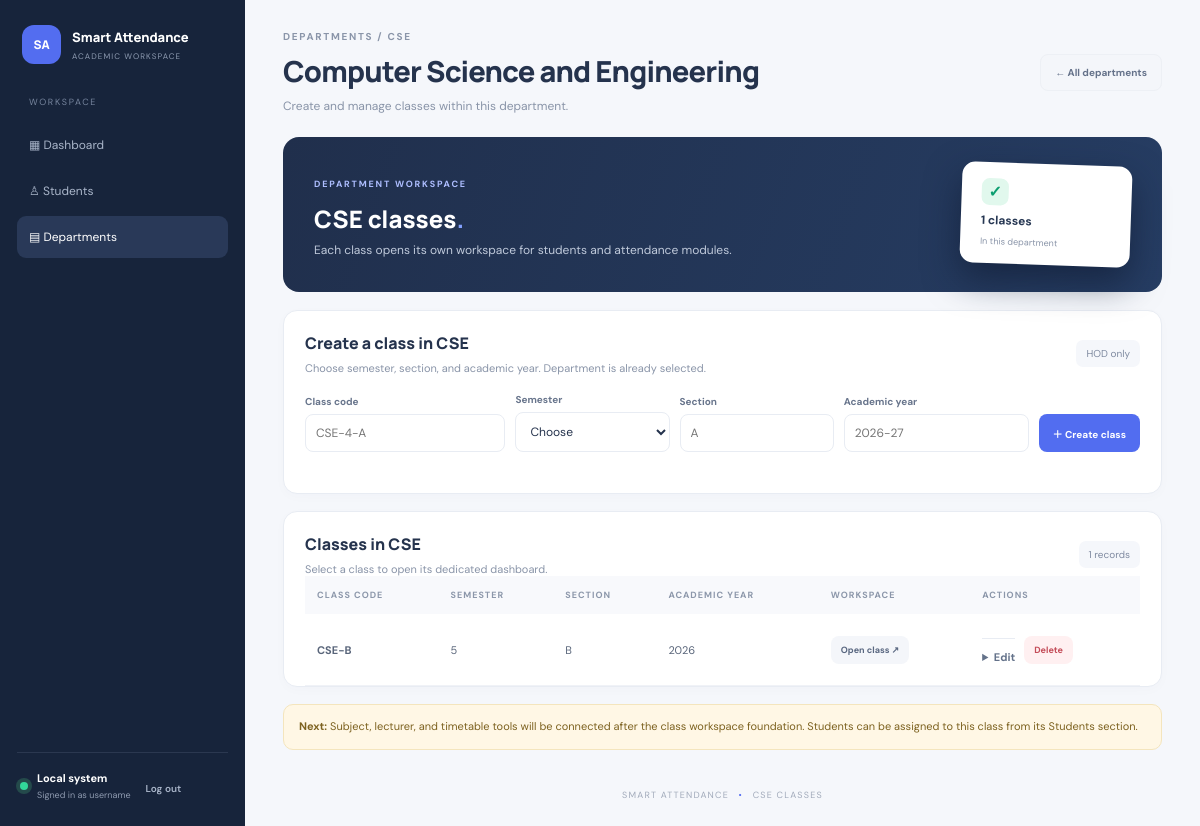
/departments/1/classes (signed in), run on the app's committed database.
### tables this page shows
CREATE TABLE users (
            id INTEGER PRIMARY KEY AUTOINCREMENT, username TEXT NOT NULL UNIQUE,
            password_hash TEXT NOT NULL, role TEXT NOT NULL CHECK(role IN ('hod','lecturer')),
            display_name TEXT NOT NULL, is_active INTEGER NOT NULL DEFAULT 1,
            created_at TEXT NOT NULL);

CREATE TABLE departments (
            id INTEGER PRIMARY KEY AUTOINCREMENT,
            code TEXT NOT NULL UNIQUE COLLATE NOCASE,
            name TEXT NOT NULL,
            description TEXT NOT NULL DEFAULT '',
            created_at TEXT NOT NULL);

CREATE TABLE classes (
            id INTEGER PRIMARY KEY AUTOINCREMENT,
            class_code TEXT NOT NULL UNIQUE COLLATE NOCASE,
            department TEXT NOT NULL,
            semester INTEGER NOT NULL CHECK(semester BETWEEN 1 AND 8),
            section TEXT NOT NULL,
            academic_year TEXT NOT NULL,
            created_at TEXT NOT NULL,
            updated_at TEXT NOT NULL);

### app.py (the view, shortened to what this page needs)
@app.route("/departments/<int:department_id>/classes", methods=["GET", "POST"])
@role_required("hod")
def class_management(department_id):
    with db() as conn:
        department = conn.execute("SELECT * FROM departments WHERE id=?", (department_id,)).fetchone()
    if not department:
        flash("Department not found.", "error")
        return redirect(url_for("department_management"))
    with db() as conn:
        classes = conn.execute("SELECT * FROM classes WHERE upper(department)=upper(?) OR upper(department)=upper(?) ORDER BY semester, section, academic_year, class_code",
                               (department["code"], department["name"])).fetchall()
    return render_template("class_management.html", classes=classes, department=department,
                           admin_user=session.get("username", "hod"))

### app.py (called while the page is built)
@contextmanager
def db():
    conn = sqlite3.connect(DASHBOARD_DB, timeout=10)
    conn.row_factory = sqlite3.Row
    conn.execute("PRAGMA foreign_keys = ON")
    try:
        yield conn
        conn.commit()
    except Exception:
        conn.rollback()
        raise
    finally:
        conn.close()

def login_required(fn):
    @wraps(fn)
    def wrapped(*args, **kwargs):
        if not session.get("user_id"):
            return redirect(url_for("login", next=request.path))
        with db() as conn:
            user = conn.execute("SELECT id, username, role, display_name, is_active FROM users WHERE id=?",
                                (session["user_id"],)).fetchone()
        if not user or not user["is_active"]:
            session.clear()
            return redirect(url_for("login"))
        return fn(*args, **kwargs)
    return wrapped

def role_required(*roles):
    def decorator(fn):
        @wraps(fn)
        @login_required
        def wrapped(*args, **kwargs):
            if session.get("role") not in roles:
                return render_template("forbidden.html"), 403
            return fn(*args, **kwargs)
        return wrapped
    return decorator

### templates/class_management.html (shortened to what this page needs)
<!doctype html>
<html lang="en"><head><link rel="stylesheet" href="{{ url_for('static', filename='style.css') }}"></head>
<body><div class="layout"><aside class="sidebar"><div class="brand"><span class="brand-icon">SA</span><div><b>Smart Attendance</b><small>ACADEMIC WORKSPACE</small></div></div>
<nav><span class="nav-label">WORKSPACE</span><a href="{{ url_for('index') }}">▦ Dashboard</a><a href="{{ url_for('students_page') }}">♙ Students</a><a class="active" href="{{ url_for('department_management') }}">▤ Departments</a></nav>
<div class="side-bottom"><span class="online"></span><div><b>Local system</b><small>Signed in as {{ admin_user }}</small></div><form method="post" action="{{ url_for('logout') }}"><button class="logout" type="submit">Log out</button></form></div></aside>
<main class="main"><header class="topbar"><div><div class="eyebrow">DEPARTMENTS / {{ department.code }}</div><h1>{{ department.name }}</h1><p>Create and manage classes within this department.</p></div><a class="button ghost" href="{{ url_for('department_management') }}">← All departments</a></header>
<section class="hero"><div><span class="tag">DEPARTMENT WORKSPACE</span><h2>{{ department.code }} classes<span>.</span></h2><p>Each class opens its own workspace for students and attendance modules.</p></div><div class="hero-art"><div class="hero-check">✓</div><b>{{ classes|length }} classes</b><small>In this department</small></div></section>
<section class="panel class-create"><div class="panel-head"><div><h3>Create a class in {{ department.code }}</h3><p>Choose semester, section, and academic year. Department is already selected.</p></div><span class="pill">HOD only</span></div>
<form class="class-form" method="post" action="{{ url_for('class_management', department_id=department.id) }}">
<label>Class code<input name="class_code" maxlength="40" placeholder="{{ department.code }}-4-A" required></label><label>Semester<select name="semester" required><option value="">Choose</option>{% for n in range(1,9) %}<option value="{{ n }}">{{ n }}</option>{% endfor %}</select></label><label>Section<input name="section" maxlength="20" placeholder="A" required></label><label>Academic year<input name="academic_year" maxlength="20" placeholder="2026-27" required></label><button class="button primary" type="submit">＋ Create class</button></form></section>
<section class="panel"><div class="panel-head"><div><h3>Classes in {{ department.code }}</h3><p>Select a class to open its dedicated dashboard.</p></div><span class="pill">{{ classes|length }} records</span></div>
<div class="table-wrap"><table><thead><tr><th>CLASS CODE</th><th>SEMESTER</th><th>SECTION</th><th>ACADEMIC YEAR</th><th>WORKSPACE</th><th>ACTIONS</th></tr></thead><tbody>
{% for c in classes %}<tr><td><b>{{ c.class_code }}</b></td><td>{{ c.semester }}</td><td>{{ c.section }}</td><td>{{ c.academic_year }}</td><td><a class="button small" href="{{ url_for('class_dashboard', class_id=c.id) }}">Open class ↗</a></td><td><div class="actions"><details class="department-edit"><summary>Edit</summary></details><form method="post" action="{{ url_for('delete_class', class_id=c.id) }}" onsubmit="return confirm('Delete class {{ c.class_code }}? This cannot be undone.')"><button class="button small danger" type="submit">Delete</button></form></div></td></tr>
{% else %}<tr><td colspan="6" class="empty">No classes in this department yet. Create the first class above.</td></tr>{% endfor %}</tbody></table></div></section>
<div class="notice"><b>Next:</b> Subject, lecturer, and timetable tools will be connected after the class workspace foundation. Students can be assigned to this class from its Students section.</div><footer>SMART ATTENDANCE <span>•</span> {{ department.code }} CLASSES</footer></main></div></body></html>

### data on the page
users: username "username"
departments: code "CSE", name "Computer Science and Engineering", class_code "CSE-4-A"
classes: class_code "CSE-B", semester "5", section "B", academic_year "2026"

### other printed values
{{ classes|length }} "1"
